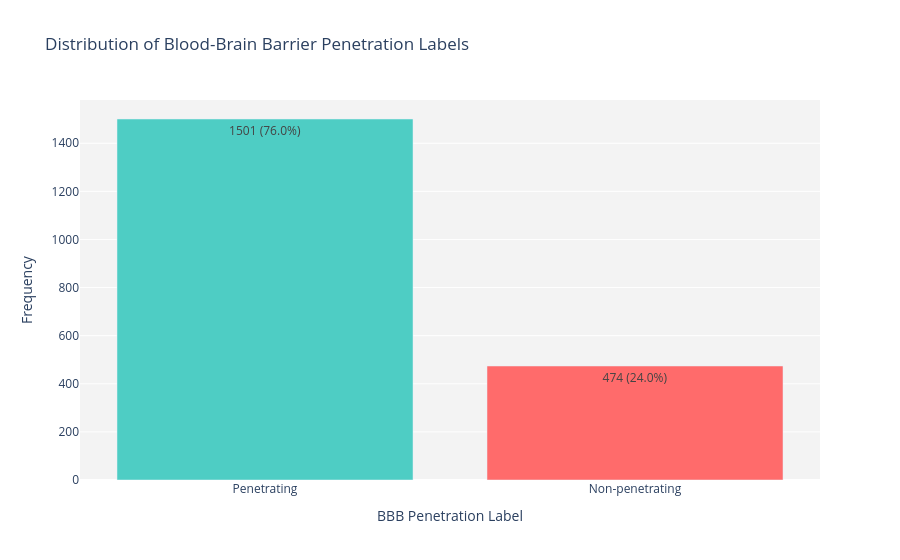

The notebook cell this image was saved under:
### Code cell
import plotly.express as px
import plotly.graph_objects as go
#with cleaned dataset, extracting feature needed and plotting distribution
p_np_labels = df['Y'] # extract the p_pn column

# Count the occurrences of each label
value_counts = p_np_labels.value_counts().reset_index()
value_counts.columns = ['Y', 'Count']
value_counts['Percentage'] = (value_counts['Count'] / value_counts['Count'].sum() * 100).round(2)

# Create labels for the plot
value_counts['Label_text'] = value_counts['Y'].map({0: 'Non-penetrating', 1: 'Penetrating'})

# Create an interactive bar chart with Plotly
fig = px.bar(
    value_counts, 
    x='Label_text', 
    y='Count',
    text=[f"{c} ({p}%)" for c, p in zip(value_counts['Count'], value_counts['Percentage'])],
    color='Label_text',
    color_discrete_map={
        'Non-penetrating': '#FF6B6B', 
        'Penetrating': '#4ECDC4'
    },
    title='Distribution of Blood-Brain Barrier Penetration Labels'
)

# Customize the layout
fig.update_layout(
    xaxis_title='BBB Penetration Label',
    yaxis_title='Frequency',
    showlegend=False,
    hoverlabel=dict(bgcolor="white", font_size=12),
    plot_bgcolor='rgba(240,240,240,0.8)'
)

# Show the plot
fig.show()

# Print distribution statistics for discussion
print(f"Penetrating molecules: {value_counts.loc[value_counts['Y']==1, 'Count'].iloc[0]} ({value_counts.loc[value_counts['Y']==1, 'Percentage'].iloc[0]}%)")
print(f"Non-penetrating molecules: {value_counts.loc[value_counts['Y']==0, 'Count'].iloc[0] if len(value_counts[value_counts['Y']==0]) > 0 else 0} "
      f"({value_counts.loc[value_counts['Y']==0, 'Percentage'].iloc[0] if len(value_counts[value_counts['Y']==0]) > 0 else 0}%)")

### Figure 1 — Plotly figure (JSON) as saved in the notebook; plotly's stock layout.template omitted (floating-point values rounded to 4 significant figures)
{"data": [{"hovertemplate": "Label_text=%{x}<br>Count=%{y}<br>text=%{text}<extra></extra>", "legendgroup": "Penetrating", "marker": {"color": "#4ECDC4", "pattern": {"shape": ""}}, "name": "Penetrating", "orientation": "v", "showlegend": true, "text": ["1501 (76.0%)"], "textposition": "auto", "type": "bar", "x": ["Penetrating"], "xaxis": "x", "y": [1501], "yaxis": "y"}, {"hovertemplate": "Label_text=%{x}<br>Count=%{y}<br>text=%{text}<extra></extra>", "legendgroup": "Non-penetrating", "marker": {"color": "#FF6B6B", "pattern": {"shape": ""}}, "name": "Non-penetrating", "orientation": "v", "showlegend": true, "text": ["474 (24.0%)"], "textposition": "auto", "type": "bar", "x": ["Non-penetrating"], "xaxis": "x", "y": [474], "yaxis": "y"}], "layout": {"barmode": "relative", "hoverlabel": {"bgcolor": "white", "font": {"size": 12}}, "legend": {"title": {"text": "Label_text"}, "tracegroupgap": 0}, "plot_bgcolor": "rgba(240,240,240,0.8)", "showlegend": false, "title": {"text": "Distribution of Blood-Brain Barrier Penetration Labels"}, "xaxis": {"anchor": "y", "categoryarray": ["Penetrating", "Non-penetrating"], "categoryorder": "array", "domain": [0, 1], "title": {"text": "BBB Penetration Label"}}, "yaxis": {"anchor": "x", "domain": [0, 1], "title": {"text": "Frequency"}}}}
